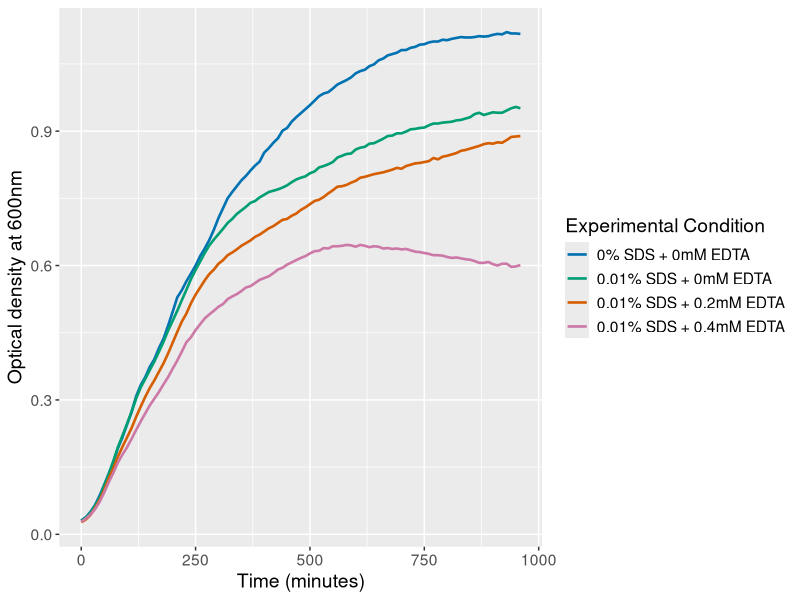

Write R code to recreate this figure.
### supplemental growth curve - WT

#install and load necessary packages
#install.packages('tidyverse') #uncomment if not installed

library(tidyverse)

#set up plot aesthetics - keep consistent across plots
x_order <- c("PC", "E0", "E2", "E4")
x_names <- c("0% SDS + 0mM EDTA", "0.01% SDS + 0mM EDTA", "0.01% SDS + 0.2mM EDTA", "0.01% SDS + 0.4mM EDTA")
colours <-c("#0072B2", "#009E73", "#D55E00", "#CC79A7")

#read data
wt <- read_csv('supp_WT/all growth curves - WT.csv')

#calculate technical replicate averages to get biological replicates
wt_bioreps <- wt |>
  group_by(time) |>
  summarize(PC1 = mean(PC1.1:PC1.3),
            PC2 = mean(PC2.1:PC2.2),
            PC3 = mean(PC3.1:PC3.2),
            PC4 = mean(PC4.1:PC4.2),
            E0.1 = mean(E0.1.1:E0.1.3),
            E0.2 = mean(E0.2.1:E0.2.2),
            E0.3 = mean(E0.3.1:E0.3.2),
            E0.4 = mean(E0.4.1:E0.4.2),
            E2.1 = mean(E2.1.1:E2.1.3),
            E2.2 = mean(E2.2.1:E2.2.2),
            E2.3 = mean(E2.3.1:E2.3.2),
            E2.4 = mean(E2.4.1:E2.4.2),
            E4.1 = mean(E4.1.1:E4.1.3),
            E4.2 = mean(E4.2.1:E4.2.2),
            E4.3 = mean(E4.3.1:E4.3.2),
            E4.4 = mean(E4.4.1:E4.4.2))

#calculate biological replicate averages
wt_avg <- wt_bioreps |>
  group_by(time) |>
  summarize(PC = mean(PC1:PC4),
            E0 = mean(E0.1:E0.4),
            E2 = mean(E2.1:E2.4),
            E4 = mean(E4.1:E4.4)) |>
  gather(conc, od, -time) |>
  add_column(n = c(1:388)) #make column with unrepeated values for full_join to work

#calculate standard deviations
wt_sd <- wt_bioreps |>
  group_by(time) |>
  summarize(PC_sd = sd(c_across(PC1:PC4)),
            E0_sd = sd(c_across(E0.1:E0.4)),
            E2_sd = sd(c_across(E2.1:E2.4)),
            E4_sd = sd(c_across(E4.1:E4.4))) |>
  gather(conc_sd, sd, -time) |>
  add_column(n = c(1:388)) #make column with unrepeated values for full_join to work

#join od and sd and make clean dataframe
wt_clean <- full_join(wt_avg, wt_sd) |>
  select(!(n:conc_sd))

#reorder data by EDTA concentration condition
wt_clean$conc <- factor(wt_clean$conc , levels = x_order)

#plot growth curves
growth_curve_wt <- ggplot(wt_clean) +
  geom_line(aes(x = time, y = od, colour = conc), linewidth = 0.9) +
  xlab('Time (minutes)') +
  ylab('Optical density at 600nm') +
  labs(colour = 'Experimental Condition') +
  theme(text=element_text(size=14)) +
  scale_colour_discrete(type = colours,
                        labels = x_names)
growth_curve_wt
